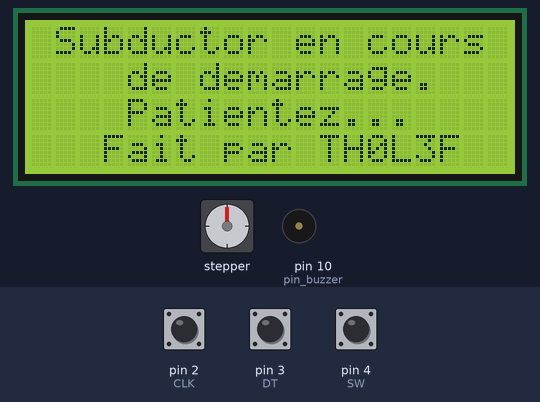
Simulated run of this sketch. Board: Arduino Uno, built with avr-gcc and run on an emulated ATmega328P. Shown: stepper motor, 20×4 character LCD, buzzer (waves = sounding, pin HIGH). Wiring (inferred from the names in the program): stepper motor driver (800 steps per turn assumed): step pin 5; direction pin 6. The inputs (shaded band) are chosen by the test bench; at power-on: pin 2 (CLK) HIGH, pin 3 (DT) HIGH, pin 4 (SW) HIGH.

Above: at 0.2 s.
At 2.2 s:
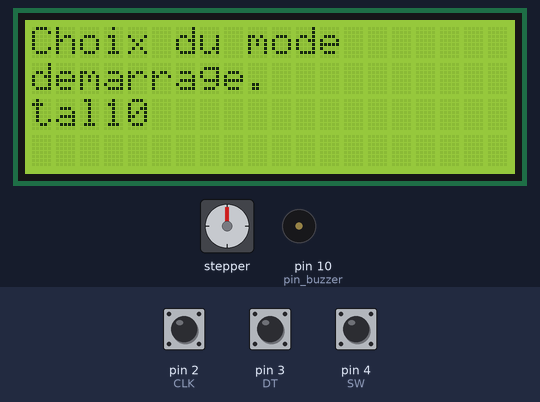

The sketch:

Subductor.ino
```cpp
/*
Software by TH0L3F
*/

//Utilitaire pour l'écran LCD
#include <Wire.h>
#include <LiquidCrystal_I2C.h>
#define len_lcd 20 //Nombre de caractère en longueur de l'écran
#define high_lcd 4 //Nombre de lignes de l'écran
#define lcd_adress 0x27 //Adresse de l'écran
LiquidCrystal_I2C lcd(lcd_adress,len_lcd,high_lcd);  //Configurer l'écran
bool screen_refresh = false;

//Encodeur rotatif KY-040
//Parameters
#define CLK 2
#define DT 3
#define SW 4
int counter = 0;
bool pos_chng = 0;
unsigned long old_pos = 0; //Ancienne position du tapis en dizieme de um
unsigned long new_pos = 0; //Nouvelle position du tapis en dizieme de um
bool ax = false; //Ancien état de la broche A
bool bx = false; //Ancien état de la broche B
bool a = false; //Nouvel état de la broche A
bool b = false; //Nouvel état de la broche B
bool btn = 0;
bool abtn = 0;
unsigned long t1 = 0;
unsigned long t2 = 0;
unsigned long t3 = 0;

//Buzzer
#define pin_buzzer 10

//Driver stepper
#define DR_step 5 //Broche d'impulsion pour chaques pas
#define DR_dir 6 //Broche de sélection de la direction
const long step_per_revolution = 800; // Nombre de par par révolution du moteur pas à pas
const long init_r = 180000; //rayon initial de l'axe d'enroulement en en dizieme de um
const long red = 100; //Coefficient de réduction du moteur
long step_per_rev_red = step_per_revolution*red; //Nombre de pas du moteur pour faire un tour en sortie du réducteur
long e = 4000; //Epaisseur du tissus en en dizieme de um
long n_step_f = 0;//Enregistre le nombre de pas effectuer depuis le début du tour actuel
long n_tour = 2;//Enregistre le nombre de tour effectuer depuis le démarrage de la machine
unsigned long mm_step = 0;//Permet de sauvegarder le nombre de dizieme de um effectuer à chaques pas.
long pi =  31415; //Pi en dizieme de um
long delay_step = 100; //Temps d'attente entre deux pas.

//Choix de mode
bool mode = 0;  //Permet de sauvegarder le mode choisie au démarrage
                //0 mode incrémental
                //1 mode continue
int sel;//Sauvegarde de la position en cours
char c1;//Affichage du choix
char c2;//Affichage du choix
char c3;//Affichage du choix

//Mode continue
#define v1 5 //5mm/h
#define v2 10 //10mm/h
int vitesse = 0; //Vitesse choisir au démarrage

void setup(){
  //Configurer l'éc&ran LCD
  lcd.init();  //initialize the lcd
  lcd.backlight();  //open the backlight

  pinMode(CLK, INPUT_PULLUP);
  pinMode(DT, INPUT_PULLUP);
  attachInterrupt(digitalPinToInterrupt(CLK), readRotary, CHANGE);
  attachInterrupt(digitalPinToInterrupt(DT), readRotary, CHANGE);

  pinMode(SW, INPUT_PULLUP);

  pinMode(pin_buzzer, OUTPUT);

  pinMode(DR_step, OUTPUT);
  pinMode(DR_dir, OUTPUT);
  mm_step = (((e*n_tour+init_r)/red)*2*pi)/step_per_revolution/1000;

  //Affichage au démarrage
  screen(mode);
  delay(2000);
  screen(1);

  delay(1);
  delay(1);
  delay(1);
  delay(1);
  delay(1);
  delay(1);
  delay(1);
  delay(1);

}

void loop(){
  if(screen_refresh){
    screen(mode); //Mise à jour de l'écran
    screen_refresh = false;
  }
  if(pos_chng){
    if((mode == 2) || (mode == 3)){
      new_pos = (counter/4)*100000;
    }
    else if(mode == 1){
      sel = (counter/4)%3;
    }
    pos_chng = 0;
    screen_refresh = 1;

  }
  button();//Permet de récupérer les infos sur le bouton et d'executer les actions associés.
}

void button(){
  btn = digitalRead(SW);
  if((mode == 3)||(mode == 2)){
    if(abtn == HIGH && btn == LOW){       // bouton appuyé
      t1 = millis();//t1 le temps horloge au début de l'appuie
    }
    else if(abtn == LOW && btn == HIGH) { // bouton relaché
      t2 = millis();//t2 le temps horloge à la fin de l'appuie
      long t3 = t2 - t1; //t3 le temps appuyès du bouton
      if(t3 > 1000){
        //Le bouton a été appuyé pendant plus d'une seconde.
        move();
        screen_refresh = 1;
      }
    }
  }
  else if(mode == 1){
    if(sel == 0){
      mode = 2;
    }
    else {
      mode = 3;
      if(sel == 1){
        vitesse = v1;
      }
      else{
        vitesse = v2;
      }
    }
    screen_refresh = 1;
  }
  // enregistre le dernier état
  abtn = btn;
}

void move(){
  //Permet de faire le déplacement entre la position voulue et la position actuelle
  //Ce programme fait une approximation qui est de considérer que l'enroulement ce fait en suivant la règle suivante:
  //Chaque tour de film augmente le diamètre de l'axe d'enroulement de 2 fois e pour l'enroulement suivant.

  if(mode == 2){
    while(old_pos < new_pos){//Tant que la position n'est pas atteinte on bouge

      //Calcul du déplacement en fonction du nombre de tours effectués
      if(n_step_f > step_per_rev_red-1){
        //Si on vient de finir un tour on recalcul le nombre de pas à effectuer pour le suivant
        n_tour++;
        mm_step = (((e*n_tour+init_r)/red)*2*pi)/step_per_revolution/1000;
        n_step_f = 0;
        delay_step = vitesse/mm_step;//Calcul du nouveau délai par pas pour obtenir une vitesse continue
        delay(100);
      }
      //On fait un pas
      digitalWrite(DR_step,HIGH);
      delayMicroseconds(delay_step);//Petite pause entre chaques pas pour limiter la vitesse de rotation et donc de déplacement du moteur.
      digitalWrite(DR_step,LOW);
      delayMicroseconds(delay_step);//Petite pause entre chaques pas pour limiter la vitesse de rotation et donc de déplacement du moteur.
      old_pos += mm_step;//On enregistre la nouvelle position
      n_step_f++;
    }
  }
  else if(mode == 3){
    while(1){
      //Calcul du déplacement en fonction du nombre de tours effectués
      if(n_step_f > step_per_rev_red-1){
        //Si on vient de finir un tour on recalcul le nombre de pas à effectuer pour le suivant
        n_tour++;
        mm_step = (((e*n_tour+init_r)/red)*2*pi)/step_per_revolution/1000;
        n_step_f = 0;
        delay(100);
      }
      //On fait un pas
      digitalWrite(DR_step,HIGH);
      delayMicroseconds(delay_step);//Petite pause entre chaques pas pour limiter la vitesse de rotation et donc de déplacement du moteur.
      digitalWrite(DR_step,LOW);
      delayMicroseconds(delay_step);//Petite pause entre chaques pas pour limiter la vitesse de rotation et donc de déplacement du moteur.
      old_pos += mm_step;//On enregistre la nouvelle position
      n_step_f++;
    }
  }
}

void screen(int mode){
  delay(1);
  if(mode == 0){ //Ecran de démarrage
    lcd.setCursor(0,0);//On remet le curseur en haut à gauche
    lcd.clear();//On efface l'écran avant d'afficher de nouvelles informations
    affichage(0,"Subductor en cours",1);
    affichage(1,"de demarrage.",1);
    affichage(2,"Patientez...",1);
    affichage(3,"Fait par TH0L3F",1);
  }
  else if(mode == 1){
    lcd.setCursor(0,0);//On remet le curseur en haut à gauche
    lcd.clear();//On efface l'écran avant d'afficher de nouvelles informations
    affichage(0,"Choix du mode",2);
    if (sel == 0){ //Curseur sur choix 1
      c1 = "*";
      c2 = "";
      c3 = "";
    }
    else if(sel == 1){ //Curseur sur choix 2
      c1 = "";
      c2 = "*";
      c3 = "";
    }
    else if(sel == 2){ //Curseur sur choix 3
      c1 = "";
      c2 = "";
      c3 = "*";
    }
    affichage(1,c1 + " Mode incrémental" ,2);
    affichage(2,c2 + " Mode continue " + String(v1) ,2);
    affichage(2,c3 + " Mode continue " + String(v2) ,2);
  }
  else if(mode == 2){ //Ecran mode incrémental
    lcd.setCursor(0,0);//On remet le curseur en haut à gauche
    lcd.clear();//On efface l'écran avant d'afficher de nouvelles informations
    affichage(0,"Position",2);
    affichage(1,"old : " + String(old_pos/(100000))+" mm",2);
    affichage(2,"new : " + String(new_pos/(100000))+" mm",2);
    affichage(3,String((float)mm_step/100.0)+" um/step",2);//100
  }
  else if(mode == 3){ //Ecran mode continue
    lcd.setCursor(0,0);//On remet le curseur en haut à gauche
    lcd.clear();//On efface l'écran avant d'afficher de nouvelles informations
    affichage(0,"Vitesse",2);
    affichage(1, String(vitesse)+"mm/h",2);
    affichage(3, String((float)mm_step/100.0)+" um/step",2);//100
  }
}

void affichage(int ligne, String text, int type){
  if(type == 1){ //Affichage du texte au centre de la ligne
    lcd.setCursor ( int(len_lcd/2)-int(text.length()/2), ligne );
    lcd.print(text);
  }
  else if(type == 2){//Affichage aligner à gauche
    lcd.setCursor ( 0, ligne);
    lcd.print(text);
  }
  else if(type == 2){//Affichage aligner à droite
    lcd.setCursor ((len_lcd - text.length()), ligne);
    lcd.print(text);
  }
  return;
}

void readRotary(){
  a = digitalRead(CLK);
  b = digitalRead(DT);
  if(ax == a && bx == b){return ;}//Pas de mouvements
  else if(ax && bx && !a && b){counter++;}//Mouvement dans le sens 1
  else if(!ax && bx && !a && !b){counter++;}//Mouvement dans le sens 1
  else if(!ax && !bx && a && !b){counter++;}//Mouvement dans le sens 1
  else if(ax && !bx && a && b){counter++;}//Mouvement dans le sens 1
  else if(ax && bx && a && !b){counter--;}//Mouvement dans le sens 2
  else if(ax && !bx && !a && !b){counter--;}//Mouvement dans le sens 2
  else if(!ax && !bx && !a && b){counter--;}//Mouvement dans le sens 2
  else if(!ax && bx && a && b){counter--;}//Mouvement dans le sens 2
  else{}//Il y a eu un saut d'un état
  if(counter < 0){
    counter = 0;
  }
  ax = a;//Sauvegarde des nouveaux paramètres
  bx = b;//Sauvegarde des nouveaux paramètres
  pos_chng = 1;
}
```

Measured:
- what the display in image 0 shows lasts 2.1 s, from 0.1 s to 2.2 s
